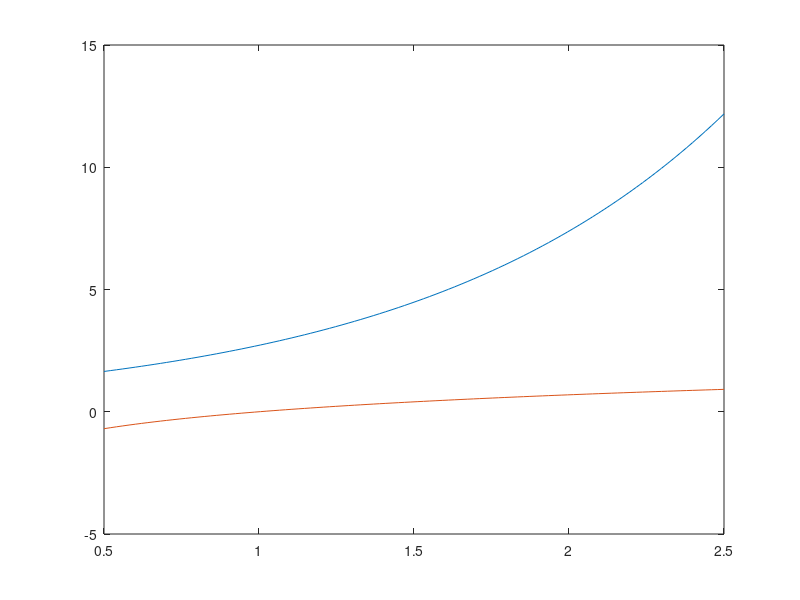

Reproduce this figure in MATLAB. (Note: this script raises an error after producing the figure.)
clear all; clc;

%% Problem1
pv = 2:2:8
pv(4) = 33
pv(6) = 11
prac = pv(3:5)
linspace(4,12,3)

%% Problem2
mat = [7:10;12:-2:6]
mat(1, 3)
mat(2, :)
mat(:, 1:2)

%% Problem3
3:6
1.:0.5:3.
5:-1:2

%% Problem4
linspace(4,8,3)
linspace(-3,-15,5)
linspace(9,5,3)

%% Problem5
m = [1:4; 3 11 7 2]
m(2,3)
m(:, 3)
m(4)
size(m)
numel(m)
reshape(m, 1, numel(m))
vec = m(1, :)
vec(2) = 5
vec(3) = []
vec(5) = 8
vec = [vec 11]

%% Problem6
rand(1)
20 * rand(1)
20 + 30*rand(1)
randi([0 10], 1)
randi([0 11], 1)
randi([50 100], 1)

%% Problem7
rows = randi([1,5], 1)
cols = randi([1, 5], 1)
matrix = zeros([rows, cols])

%% Problem8
x = linspace(-pi, pi, 20)
y = sin(x)

%% Problem9
%temperature = input('Enter the temperature: ')
%is_c = input('Is that F or C?: ', "s")
temperature = 5
is_c = 'F'

%% Problem10
x = linspace(0.5, 2.5);
plot(x, exp(x), '');
hold on;
plot(x, log(x));

%% Problem11
figure(2);
v = linspace(0.08, 6);
p = gasP(v);
plot(v, p);
hold on;
p2 = gasP2(v);
plot(v, p2);

function out = gasP(V)
    n = 1;
    T = 300;
    R = 0.08206;
    a = 1.39;
    b = 0.039;
    out = n * R * T./(V-n*b) - n^2*a./V.^2;
end

function out = gasP2(V)
    n = 1;
    T = 300;
    R = 0.08206;
    a = 1.39;
    b = 0.039;
    out = n * R * T./V;
end







